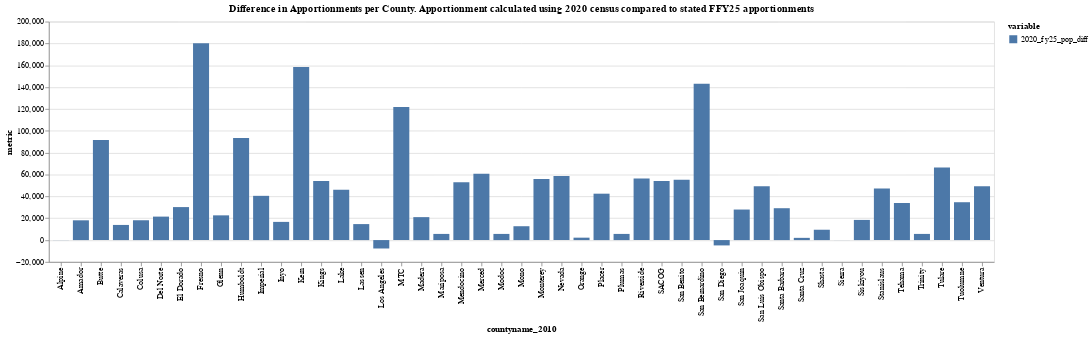

The notebook cell saved with this chart:
### Code cell
alt.Chart(melt[melt["variable"]=="2020_fy25_pop_diff"]).mark_bar().encode(
    x = "countyname_2010:N",
    y = "metric:Q",
    xOffset="variable:N",
    color = "variable:N",
    tooltip = ["countyname_2010","variable","metric"]
).properties(
    width= "container",
    title= """Difference in Apportionments per County. Apportionment calculated using 2020 census compared to stated FFY25 apportionments"""
)

### Figure 1 — Vega-Lite specification as saved in the notebook (floating-point values rounded to 4 significant figures)
{"config": {"view": {"continuousWidth": 300, "continuousHeight": 300}}, "data": {"name": "data-388af34f3373b6d3ea03799115aaee6d"}, "mark": {"type": "bar"}, "encoding": {"color": {"field": "variable", "type": "nominal"}, "tooltip": [{"field": "countyname_2010", "type": "nominal"}, {"field": "variable", "type": "nominal"}, {"field": "metric", "type": "quantitative"}], "x": {"field": "countyname_2010", "type": "nominal"}, "xOffset": {"field": "variable", "type": "nominal"}, "y": {"field": "metric", "type": "quantitative"}}, "title": "Difference in Apportionments per County. Apportionment calculated using 2020 census compared to stated FFY25 apportionments", "width": "container", "$schema": "https://vega.github.io/schema/vega-lite/v5.20.1.json", "datasets": {"data-388af34f3373b6d3ea03799115aaee6d": [{"countyname_2010": "Alpine", "variable": "2020_fy25_pop_diff", "metric": -85.0}, {"countyname_2010": "Amador", "variable": "2020_fy25_pop_diff", "metric": 18100.0}, {"countyname_2010": "Butte", "variable": "2020_fy25_pop_diff", "metric": 91660.0}, {"countyname_2010": "Calaveras", "variable": "2020_fy25_pop_diff", "metric": 13860.0}, {"countyname_2010": "Colusa", "variable": "2020_fy25_pop_diff", "metric": 18160.0}, {"countyname_2010": "Del Norte", "variable": "2020_fy25_pop_diff", "metric": 21490.0}, {"countyname_2010": "El Dorado", "variable": "2020_fy25_pop_diff", "metric": 30210.0}, {"countyname_2010": "Fresno", "variable": "2020_fy25_pop_diff", "metric": 180300.0}, {"countyname_2010": "Glenn", "variable": "2020_fy25_pop_diff", "metric": 22640.0}, {"countyname_2010": "Humboldt", "variable": "2020_fy25_pop_diff", "metric": 93430.0}, {"countyname_2010": "Imperial", "variable": "2020_fy25_pop_diff", "metric": 40510.0}, {"countyname_2010": "Inyo", "variable": "2020_fy25_pop_diff", "metric": 16660.0}, {"countyname_2010": "Kern", "variable": "2020_fy25_pop_diff", "metric": 158500.0}, {"countyname_2010": "Kings", "variable": "2020_fy25_pop_diff", "metric": 54170.0}, {"countyname_2010": "Lake", "variable": "2020_fy25_pop_diff", "metric": 46000.0}, {"countyname_2010": "Lassen", "variable": "2020_fy25_pop_diff", "metric": 14640.0}, {"countyname_2010": "Los Angeles", "variable": "2020_fy25_pop_diff", "metric": -7699.0}, {"countyname_2010": "Madera", "variable": "2020_fy25_pop_diff", "metric": 21010.0}, {"countyname_2010": "Mariposa", "variable": "2020_fy25_pop_diff", "metric": 5644.0}, {"countyname_2010": "Mendocino", "variable": "2020_fy25_pop_diff", "metric": 52850.0}, {"countyname_2010": "Merced", "variable": "2020_fy25_pop_diff", "metric": 60700.0}, {"countyname_2010": "Modoc", "variable": "2020_fy25_pop_diff", "metric": 5644.0}, {"countyname_2010": "Mono", "variable": "2020_fy25_pop_diff", "metric": 12690.0}, {"countyname_2010": "Monterey", "variable": "2020_fy25_pop_diff", "metric": 55830.0}, {"countyname_2010": "Nevada", "variable": "2020_fy25_pop_diff", "metric": 58600.0}, {"countyname_2010": "Orange", "variable": "2020_fy25_pop_diff", "metric": 2213.0}, {"countyname_2010": "Placer", "variable": "2020_fy25_pop_diff", "metric": 42480.0}, {"countyname_2010": "Plumas", "variable": "2020_fy25_pop_diff", "metric": 5644.0}, {"countyname_2010": "Riverside", "variable": "2020_fy25_pop_diff", "metric": 56350.0}, {"countyname_2010": "San Benito", "variable": "2020_fy25_pop_diff", "metric": 55260.0}, {"countyname_2010": "San Bernardino", "variable": "2020_fy25_pop_diff", "metric": 143200.0}, {"countyname_2010": "San Diego", "variable": "2020_fy25_pop_diff", "metric": -4881.0}, {"countyname_2010": "San Joaquin", "variable": "2020_fy25_pop_diff", "metric": 27960.0}, {"countyname_2010": "San Luis Obispo", "variable": "2020_fy25_pop_diff", "metric": 49300.0}, {"countyname_2010": "Santa Barbara", "variable": "2020_fy25_pop_diff", "metric": 29180.0}, {"countyname_2010": "Santa Cruz", "variable": "2020_fy25_pop_diff", "metric": 2039.0}, {"countyname_2010": "Shasta", "variable": "2020_fy25_pop_diff", "metric": 9473.0}, {"countyname_2010": "Sierra", "variable": "2020_fy25_pop_diff", "metric": 40.0}, {"countyname_2010": "Siskiyou", "variable": "2020_fy25_pop_diff", "metric": 18460.0}, {"countyname_2010": "Stanislaus", "variable": "2020_fy25_pop_diff", "metric": 47140.0}, {"countyname_2010": "Tehama", "variable": "2020_fy25_pop_diff", "metric": 33930.0}, {"countyname_2010": "Trinity", "variable": "2020_fy25_pop_diff", "metric": 5644.0}, {"countyname_2010": "Tulare", "variable": "2020_fy25_pop_diff", "metric": 66420.0}, {"countyname_2010": "Tuolumne", "variable": "2020_fy25_pop_diff", "metric": 34660.0}, {"countyname_2010": "Ventura", "variable": "2020_fy25_pop_diff", "metric": 49170.0}, {"countyname_2010": "MTC", "variable": "2020_fy25_pop_diff", "metric": 121900.0}, {"countyname_2010": "SACOG", "variable": "2020_fy25_pop_diff", "metric": 54180.0}]}}
